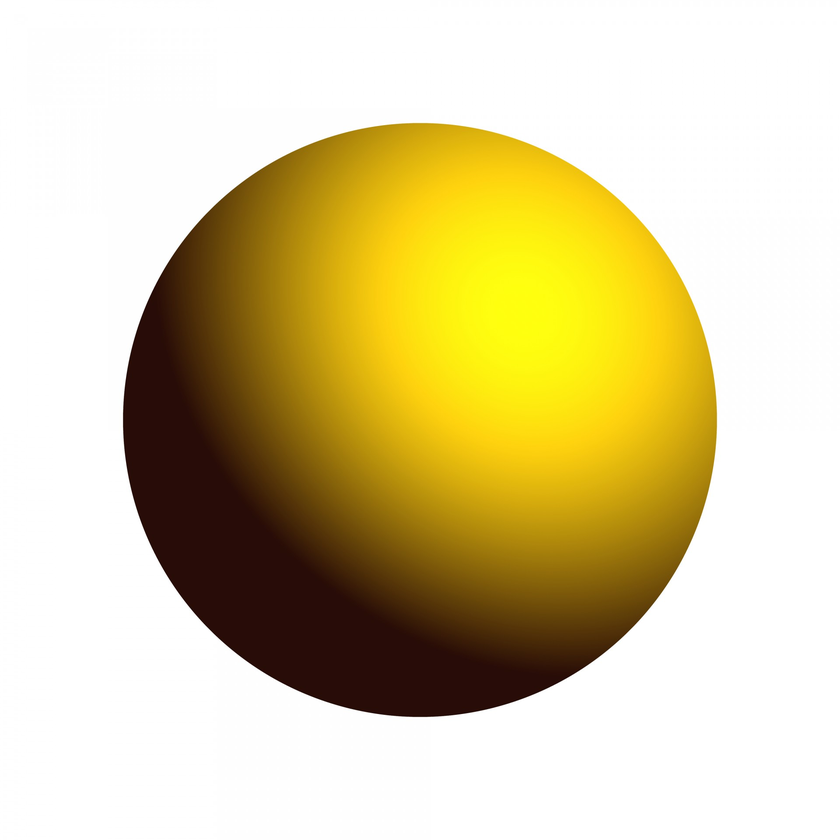
#> input picture src/fields/images/image.png, 840 x 840 px, shrunk from 1920 x 1920 before the run; its folder holds only this picture in this run
$ python field_transform_ui.py
#> lines starting #> are read from the running program, lines starting #| are printed output that depends on the picture; after the words box and inside, x2 and y2 are one past the last pixel; in counts of white or black regions, pixels touching at a corner belong together
"""
Field Transformations and Visualization UI

This script provides a simple dark mode UI for applying field transformations to images and visualizing the results live.
"""
import numpy as np
import matplotlib.pyplot as plt
import matplotlib as mpl
import os
from matplotlib.widgets import Slider, Button
from matplotlib.widgets import RadioButtons
from field_transforms import radial_distort, spin_distort, blackhole_distort, get_displacement_field
from matplotlib.image import imread
import concurrent.futures
import threading
from skimage.color import rgb2gray
from skimage.feature import canny

mpl.rcParams['figure.facecolor'] = '#222'
mpl.rcParams['axes.facecolor'] = '#222'
mpl.rcParams['axes.edgecolor'] = '#888'
mpl.rcParams['axes.labelcolor'] = '#fff'
mpl.rcParams['xtick.color'] = '#fff'
mpl.rcParams['ytick.color'] = '#fff'
mpl.rcParams['text.color'] = '#fff'
mpl.rcParams['figure.edgecolor'] = '#222'
mpl.rcParams['savefig.facecolor'] = '#222'

def main():
    # Load image from images/ folder
    img_path = os.path.join(os.path.dirname(__file__), 'images', 'image.png')
    if os.path.exists(img_path):
        image = imread(img_path)
#> image is the input picture: shape (840, 840, 3) float32; mean R, G, B 0.852, 0.803, 0.625
        if image.dtype == np.uint8:
            image = image / 255.0
        if image.shape[-1] == 4:
            image = image[..., :3]  # drop alpha
    else:
        from skimage import data
        image = data.astronaut()
        image = image / 255.0

    # --- Add a grid overlay for visual testing ---
    def add_grid_overlay(img, grid_spacing=32, grid_color=(1,0,0), thickness=1):
        h, w = img.shape[:2]
        grid_img = img.copy()
        # Draw vertical lines
        for x in range(0, w, grid_spacing):
            grid_img[:, x:x+thickness, 0] = grid_color[0]
            grid_img[:, x:x+thickness, 1] = grid_color[1]
            grid_img[:, x:x+thickness, 2] = grid_color[2]
        # Draw horizontal lines
        for y in range(0, h, grid_spacing):
            grid_img[y:y+thickness, :, 0] = grid_color[0]
            grid_img[y:y+thickness, :, 1] = grid_color[1]
            grid_img[y:y+thickness, :, 2] = grid_color[2]
        return grid_img

    # --- Add depth map and edge detection utilities ---
    def get_depth_map(img):
        # Use grayscale intensity as a simple depth proxy (0=far, 1=near)
        if img.shape[-1] == 3:
            import cv2
            gray = cv2.cvtColor((img * 255).astype(np.uint8), cv2.COLOR_RGB2GRAY)
            depth = gray.astype(np.float32) / 255.0
        else:
            depth = img
        return depth
    def get_edge_map(img):
        # Use Canny edge detection
        if img.shape[-1] == 3:
            gray = rgb2gray(img)
        else:
            gray = img
        edges = canny(gray, sigma=2)
        return edges

    # Store the original image without grid
    orig_image = image.copy()
    # Calculate edge map and depth map from the original image (without grid)
    depth_map = get_depth_map(orig_image)
#> in get_depth_map, `gray = cv2.cvtColor((img * 255).astype(np.uint8), cv2.COLOR_RGB2GRAY)`:
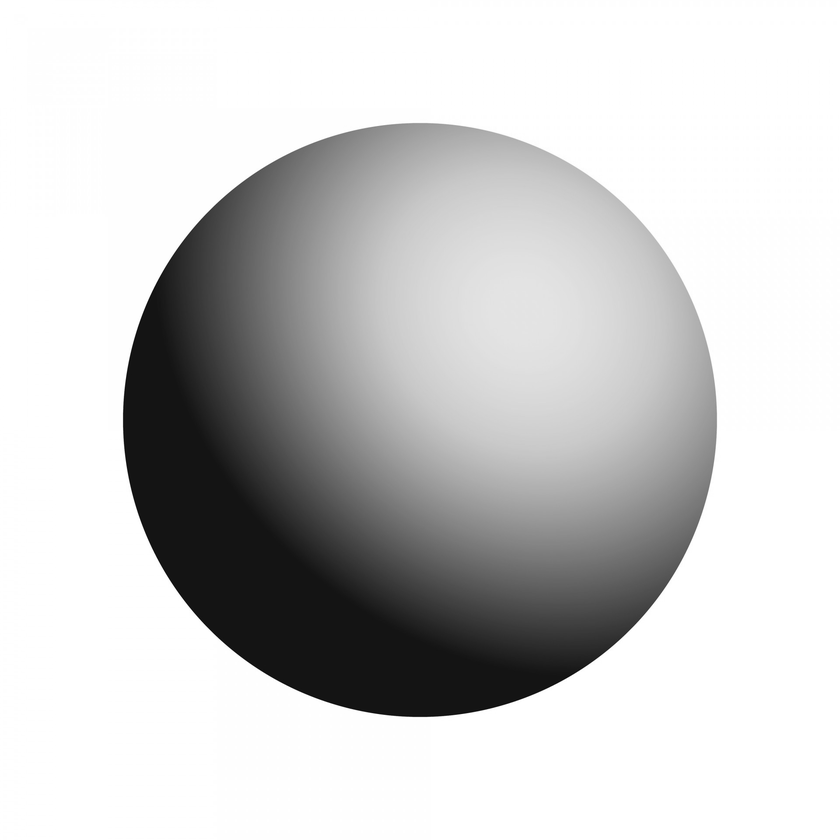
#> gray: shape (840, 840); min 6, max 255, mean 203.1
    edge_map = get_edge_map(orig_image)
#> in get_edge_map, `edges = canny(gray, sigma=2)`:
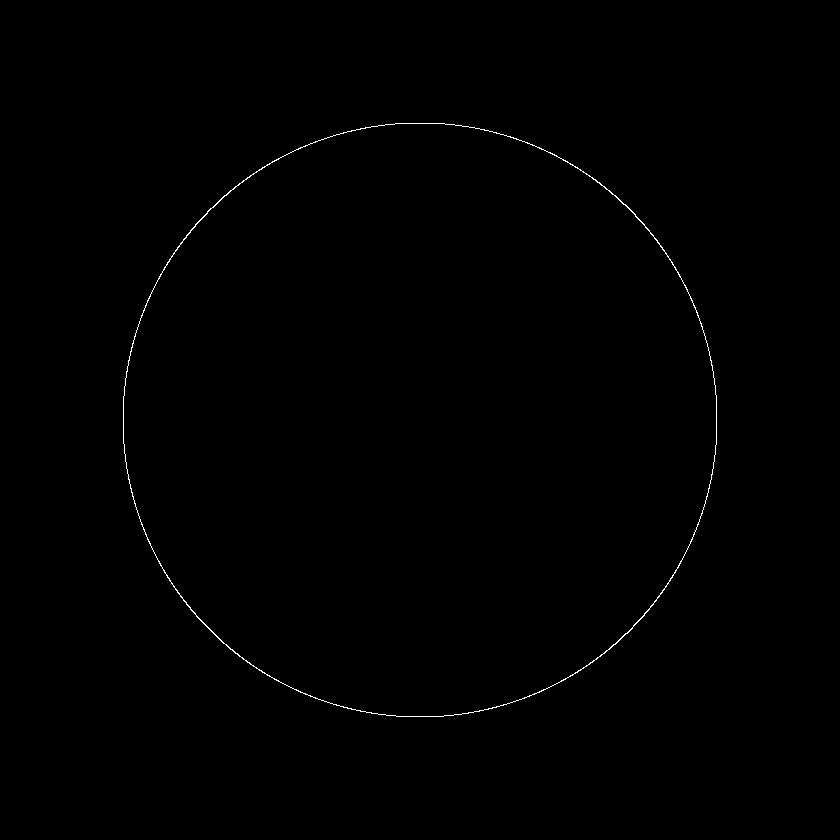
#> edges: shape (840, 840) bool; 0.3% white in thin lines or dots, all inside (x1, y1, x2, y2) = (123, 123, 717, 717)
    # Create display image with grid for visualization
    grid_image = add_grid_overlay(orig_image, grid_spacing=max(16, min(orig_image.shape[0], orig_image.shape[1])//20), grid_color=(1,0,0), thickness=1)
#> after the loop in add_grid_overlay, `for x in range(0, w, grid_spacing):`:
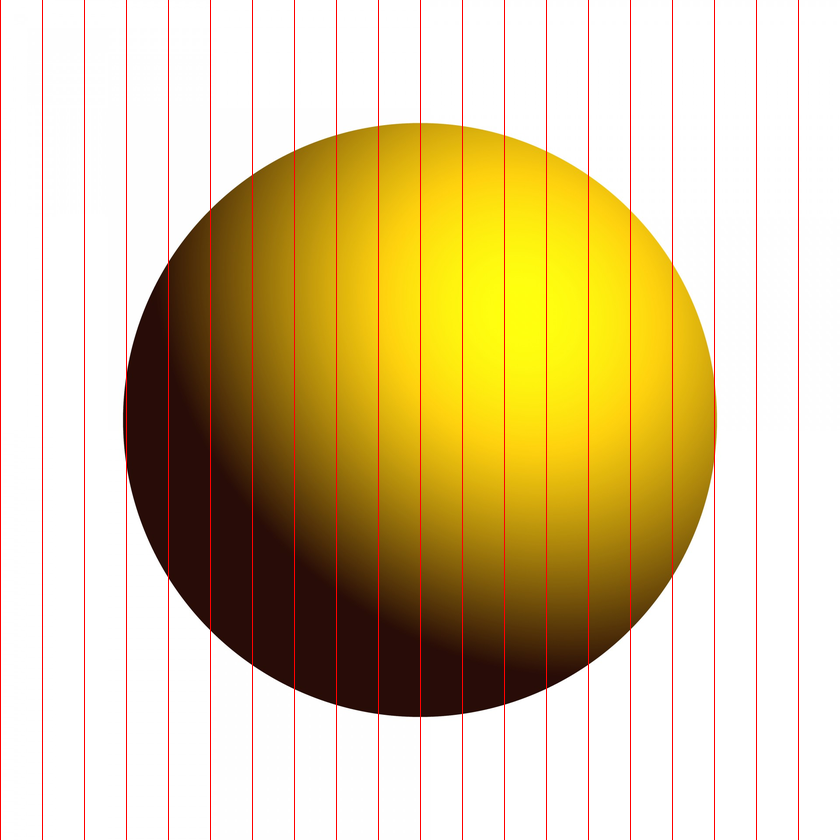
#> grid_img: shape (840, 840, 3) float32; 2.38% of pixels changed, all inside (x1, y1, x2, y2) = (0, 0, 799, 840)
#> after the loop in add_grid_overlay, `for y in range(0, h, grid_spacing):`:
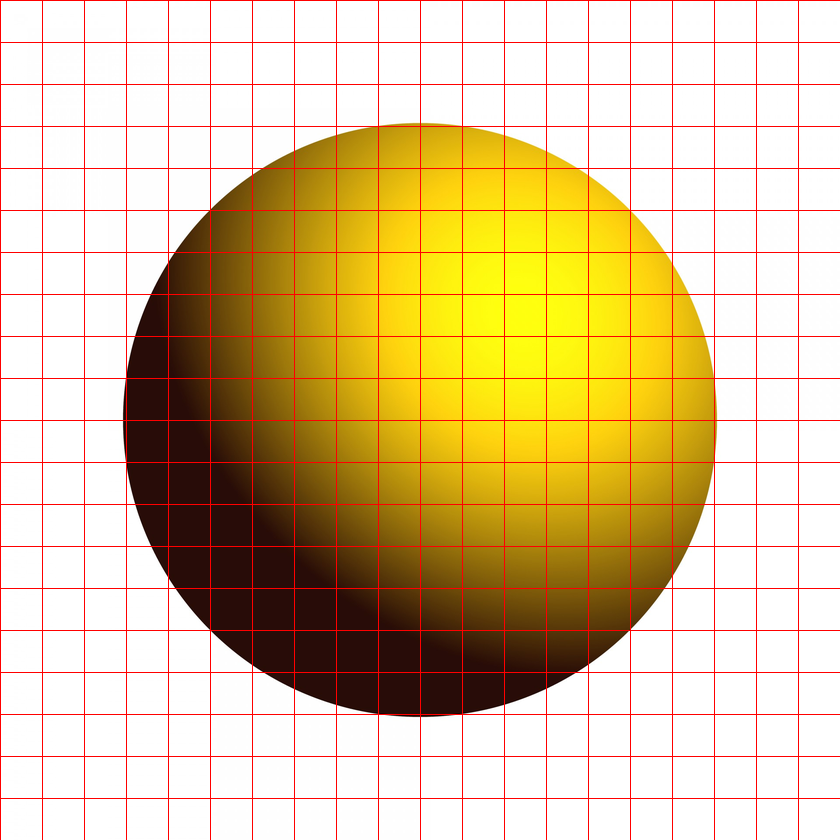
#> grid_img: shape (840, 840, 3) float32; 2.32% of pixels changed, all inside (x1, y1, x2, y2) = (1, 0, 840, 799)
    display_image = grid_image.copy()

    # UI setup
    fig, ax = plt.subplots(figsize=(7,7))
    fig.patch.set_facecolor('#222')
    plt.subplots_adjust(left=0.25, bottom=0.25)
    img_disp = ax.imshow(display_image, vmin=0, vmax=1)
    ax.set_title('Field Transformation Demo', color='#fff')
    ax.axis('off')

    # Add center marker for visualization (hidden initially)
    center_marker = ax.plot([], [], 'o', color='#ff9800', markersize=10)[0]
    center_marker.set_visible(False)

    # Slider for distortion strength
    axcolor = '#333'
    ax_strength = plt.axes((0.3, 0.1, 0.6, 0.03), facecolor=axcolor)
    strength_slider = Slider(ax_strength, 'Strength', -2.0, 2.0, valinit=0.0, color='#0af', valstep=0.01)

    # Button to reset
    ax_reset = plt.axes((0.85, 0.02, 0.13, 0.05))
    reset_button = Button(ax_reset, 'Reset', color='#444', hovercolor='#666')

    # Button to toggle vector field visualization
    ax_toggle = plt.axes((0.65, 0.02, 0.18, 0.05))
    toggle_button = Button(ax_toggle, 'Show Vectors', color='#444', hovercolor='#666')
    show_vectors = [False]
    global_quiver_obj = None

    # Button to toggle noise for testing
    ax_noise = plt.axes((0.45, 0.02, 0.18, 0.05))
    noise_button = Button(ax_noise, 'Test with Noise', color='#444', hovercolor='#666')
    test_with_noise = [False]

    # Radio buttons for field type
    ax_radio = plt.axes((0.05, 0.4, 0.15, 0.2), facecolor='#222')
    radio = RadioButtons(ax_radio, ('radial', 'spin', 'blackhole'), label_props={'color': 'w'}, radio_props={'s': 0.8})
    field_type = ['radial']

    # UI state for overlays
    show_depth = [False]
    show_edges = [False]

    # Add buttons for depth and edge overlays
    ax_depth = plt.axes((0.05, 0.32, 0.15, 0.05))
    depth_button = Button(ax_depth, 'Show Depth', color='#444', hovercolor='#666')
    ax_edges = plt.axes((0.05, 0.25, 0.15, 0.05))
    edges_button = Button(ax_edges, 'Show Edges', color='#444', hovercolor='#666')

    executor = concurrent.futures.ThreadPoolExecutor(max_workers=2)
    update_lock = threading.Lock()

    class PendingFuturesObj:
        def __init__(self):
            self.image = object()
            self.vector = object()
    pending_futures = PendingFuturesObj()

    # --- UI setup (move slider clear to here, not in update) ---
    ax_strength.clear()
    strength_slider = Slider(ax_strength, 'Strength', -2.0, 2.0, valinit=0.0, color='#0af', valstep=0.01)

    # [145 lines left out: functions compute_displacement_and_coords, update, not called in this run]

    # --- Custom style for selected buttons ---
    SELECTED_COLOR = '#ff9800'  # orange highlight
    DEFAULT_BTN_COLOR = '#444'
    DEFAULT_BTN_HOVER = '#666'
    def update_radio_colors():
        for i, label in enumerate(radio.labels):
            if radio.value_selected == radio.labels[i].get_text():
                label.set_color(SELECTED_COLOR)
            else:
                label.set_color('w')
        fig.canvas.draw_idle()
    def update_toggle_color():
        if show_vectors[0]:
            toggle_button.color = SELECTED_COLOR
            toggle_button.hovercolor = SELECTED_COLOR
        else:
            toggle_button.color = DEFAULT_BTN_COLOR
            toggle_button.hovercolor = DEFAULT_BTN_HOVER
        fig.canvas.draw_idle()
    def update_noise_color():
        if test_with_noise[0]:
            noise_button.color = SELECTED_COLOR
            noise_button.hovercolor = SELECTED_COLOR
        else:
            noise_button.color = DEFAULT_BTN_COLOR
            noise_button.hovercolor = DEFAULT_BTN_HOVER
        fig.canvas.draw_idle()
    def update_overlay_colors():
        depth_button.color = SELECTED_COLOR if show_depth[0] else DEFAULT_BTN_COLOR
        depth_button.hovercolor = SELECTED_COLOR if show_depth[0] else DEFAULT_BTN_HOVER
        edges_button.color = SELECTED_COLOR if show_edges[0] else DEFAULT_BTN_COLOR
        edges_button.hovercolor = SELECTED_COLOR if show_edges[0] else DEFAULT_BTN_HOVER
        fig.canvas.draw_idle()
    # Patch radio callback to update color
    # [4 lines left out: function radio_update, not called in this run]
    radio.on_clicked(radio_update)
    # Patch toggle callback to update color
    # [5 lines left out: function toggle, not called in this run]
    toggle_button.on_clicked(toggle)
    # Patch noise toggle callback
    # [4 lines left out: function toggle_noise, not called in this run]
    noise_button.on_clicked(toggle_noise)
    # Patch depth toggle callback
    # [6 lines left out: function toggle_depth, not called in this run]
    depth_button.on_clicked(toggle_depth)
    # Patch edges toggle callback
    # [5 lines left out: function toggle_edges, not called in this run]
    edges_button.on_clicked(toggle_edges)
    # Initial color update
    update_radio_colors()
    update_toggle_color()
    strength_slider.reset()
    update_noise_color()
    update_overlay_colors()

    # [5 lines left out: function reset, not called in this run]

    # --- UI event bindings (after all UI elements created) ---
    strength_slider.on_changed(update)
    reset_button.on_clicked(reset)
    plt.show()
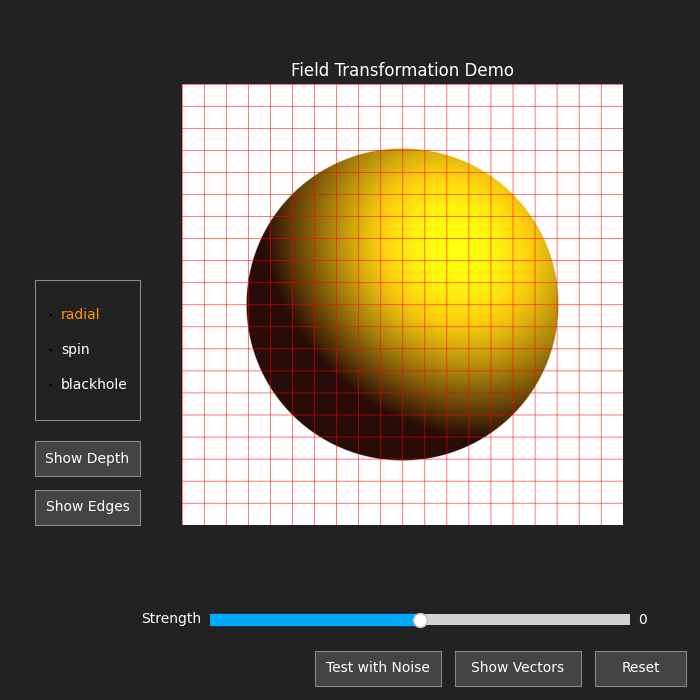
#> figure drawn by matplotlib, 3 panels

if __name__ == "__main__":
    main()
